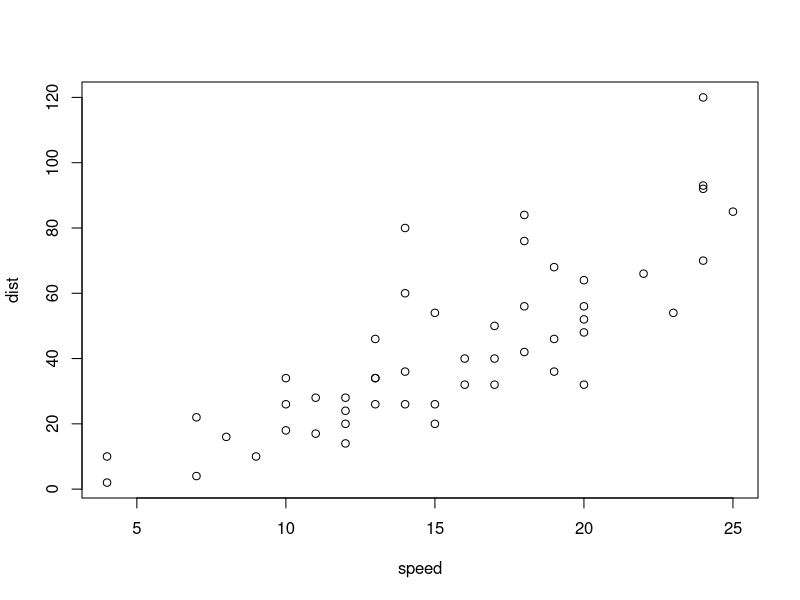
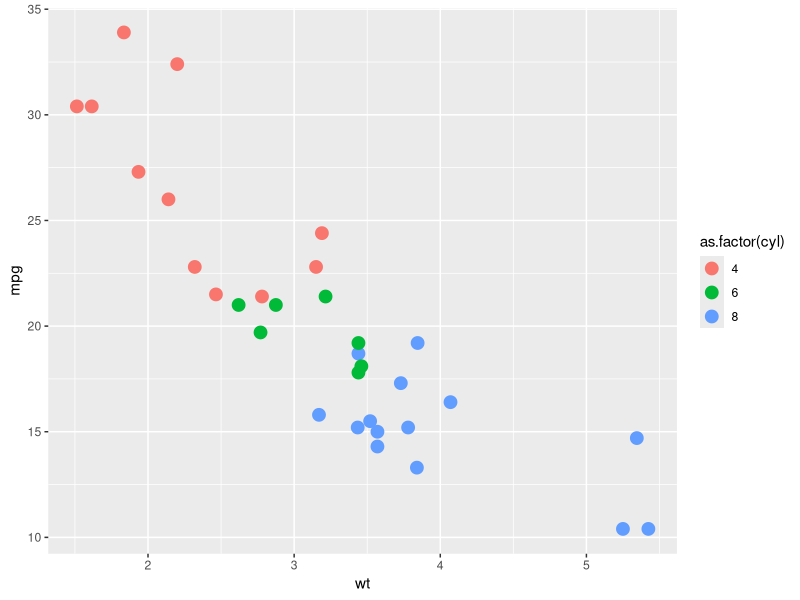

R code for these plots, in order:
## ---- chunk 1
plot(cars)
## ---- chunk 2
library(ggplot2)
ggplot(data=mtcars, aes(x=wt, y=mpg)) +
  geom_point(aes(colour = as.factor(cyl)), size=4)
## ---- chunk 3
print('This is R programming course!')
## ---- chunk 4
print(class(3.14))
print(class('R programming'))
## ---- chunk 5
print(class(TRUE))
## ---- chunk 6
18 + 4
18 - 4
18 * 4
10 / 2
2 ** 3
9 ** 0.5
log(2)
log10(2)
14 %% 4
14 %/% 4
## ---- chunk 7
5 + (4 - 3 * 2)**3 + 1
## ---- chunk 8
x <- 18
x <- 10
x <- x * 2 - 3
x
## ---- chunk 9
x <- 18
class(x)
a = 'R programming'
class(a)
## ---- chunk 10
z <- 10
y = 6
assign('x', 2)

x < y
x >= y
x != y
x == y

b = 2
x <= b


x > 1 & y < 10
x > 1 & y > 10
x > 1 | y > 10

## ---- chunk 11
x <- pi
x

e = exp(1)
e

x = letters
x

x <- LETTERS
x

x <- month.name
x

x <- month.abb
x
## ---- chunk 12
# This is line is comment!

r = 0.2    # interest rate
## ---- chunk 13
x <- 1:10
x
## ---- chunk 14
x <- 1:10 * 2
x
## ---- chunk 15
x <- seq(from=1, to=9, by=3)
x
## ---- chunk 16
x <- seq(1, 10, by=4)
x
## ---- chunk 17
x <- seq(1, 10, length=3)
x
## ---- chunk 18
x <- 1:3
x
## ---- chunk 19
y <- rep(x, time=5)
y
## ---- chunk 20
y <- rep(x, each=5)
y
## ---- chunk 21
years = 0:25
growth_rate = 0.03 # 3% annual rate
GDP <- 1000 * (1+growth_rate)^years
print(GDP)
## ---- chunk 22
years = 2000:2025
growth_rate = 0.03 # 3% annual rate
GDP <- 1000 * (1+growth_rate)^(years-2000)
print(GDP)
## ---- chunk 23
age <- 14

if (age >= 18){
  print('You are old enough to vote!')
} else {
  print('You can NOT vote yet!')
  print(paste('You can will vote after', 18 - age, "years."))
}

## ---- chunk 24
age = 16

if (age <= 4){
  price = 0
} else if (age < 16){
  price = 5
} else {
#} else if (age >= 16){
  price = 10
}

print(paste("Your cost is $", price,'.'))
## ---- chunk 25
for (i in 1:5){
  print(i**i)
  
}
## ---- chunk 26
z = 0
for (i in 1:10){
  z = z + i
  print(z)
}
## ---- chunk 27
i <- 1

while (i <= 10){
  print(i)
  i <- i + 1
}
## ---- chunk 28
for (i in 1:10){
  if (i==5){
    break
  }
  print(i)
}
## ---- chunk 29
for (i in 1:10){
  if (i==5){
    next
  }
  print(i)
}
## ---- chunk 30
x = 0
if (x > 0){
  print("Positive")
} else if (x < 0){
  print('negative')
} else {
  print("Zero")
}
## ---- chunk 31
average = function(a, b, c){
  summ = a + b + c
  ave = summ / 3
  return(ave)
}

average(34, 13, -21)
## ---- chunk 32
future_value = function(k, r, n){
  k_n = k * (1+r)^n
  return(k_n)
}
## ---- chunk 33
future_value(1000, 0.05, 10)
future_value(500, 0.10, 5)
## ---- chunk 34

## ---- chunk 35

## ---- chunk 36
x <- c(10.25, 3.5, 8.75, 25, 12)
x
## ---- chunk 37
x <- c('a', "b", "C")
x
## ---- chunk 38
x <- c(10.25, 3.5, 8.75, 25, 12, "A", 'b', "C")
x
## ---- chunk 39
class(x)
## ---- chunk 40
x <- c(10,20,30,40)
y <- c(3.5, 4.75)

z <- c(x, y)
z
## ---- chunk 41
x <- c(10.25, 3.5, 8.75, 25, 12)
x
## ---- chunk 42
length(x)
## ---- chunk 43
length(z)
## ---- chunk 44
x
## ---- chunk 45
for (i in x){
  print(i)
}
## ---- chunk 46
for (i in 1:length(x)){
  print(x[i])
}

## ---- chunk 47
x
## ---- chunk 48
x[2]
## ---- chunk 49
x[-2]
## ---- chunk 50
x[1:3]
## ---- chunk 51
x[c(1, 3, 4)]
## ---- chunk 52
x[2] = -18
## ---- chunk 53
x
## ---- chunk 54
x[-3] 
## ---- chunk 55
x[-3] = 0
x
## ---- chunk 56
x <- c(10.25, 3.5, 8.75, 25, 12)
x
## ---- chunk 57
y <- c(TRUE, FALSE, TRUE, TRUE, FALSE)
x[y]
## ---- chunk 58
x <- c(10,45,30,56,40,80)
x
## ---- chunk 59
30 %in% x
37 %in% x
## ---- chunk 60
y <- c(30, 37, 40)
y %in% x
## ---- chunk 61
x
## ---- chunk 62
x + 2
## ---- chunk 63
x = x * 2
x
## ---- chunk 64
sqrt(x)
## ---- chunk 65
x <- c(10,45,30,50)
y <- c(5,1,3,4)

x + y
## ---- chunk 66
z <- c(10,20,30)
x + z
## ---- chunk 67
x <- c(10,45,30,50)
length(x)
## ---- chunk 68
sum(x)
## ---- chunk 69
prod(x)
## ---- chunk 70
rev(x)
## ---- chunk 71
sort(x, decreasing = TRUE)
## ---- chunk 72
x <- c(10,45,30,50)
y <- c(5,1,3,4)

x %*% y
## ---- chunk 73
x
## ---- chunk 74
y <- x > 30 & x < 50
y
## ---- chunk 75
x[y]
## ---- chunk 76
x[which((x>30))]
## ---- chunk 77
x <- c('Male', "Female", "Male", 'Male', "Female")
x
## ---- chunk 78
x <- factor(c('Male', "Female", "Male", 'Male', "Female"))
x
## ---- chunk 79
table(x)
## ---- chunk 80
x <- c(4.235, -3.548, 5.324, 7.892)
x
## ---- chunk 81
abs(x)
## ---- chunk 82
ceiling(x)  # next integer
## ---- chunk 83
floor(x)  # smaller integer
## ---- chunk 84
round(x)
## ---- chunk 85
round(x, digits = 2)
## ---- chunk 86
sqrt(abs(x))
## ---- chunk 87
log10(abs(x))
## ---- chunk 88
x <- rnorm(1000)
#x
## ---- chunk 89
mean(x)
## ---- chunk 90
sd(x)
## ---- chunk 91
students <- c("Alice", "Bob", "Charlie", "David", "Eve")
scores <- c(85, 92, 78, 55, 88)

passed <- scores >= 60

scores[passed]

students[passed]

mean(scores[passed])
## ---- chunk 92
m = matrix(nrow = 2, ncol = 3)
m
## ---- chunk 93
dim(m)
## ---- chunk 94
m <- matrix(c(1,2,3,4,5,6))
m
## ---- chunk 95
m <- matrix(c(1,2,3,4,5,6), nrow = 2, ncol = 3)
m
## ---- chunk 96
m <- matrix(c(1,2,3,4,5,6), nrow = 2, ncol = 3, byrow = TRUE)
m
## ---- chunk 97
m <- matrix(seq(from = 1, to = 40, by = 2), nrow = 4, ncol = 5, byrow = TRUE)
m
## ---- chunk 98
dim(m)
## ---- chunk 99
nrow(m)
## ---- chunk 100
ncol(m)
## ---- chunk 101
length(m)
## ---- chunk 102
m <- matrix(4, 3,3)
m
## ---- chunk 103
m <- diag(1, 3,3)
m
## ---- chunk 104
diag(4)
## ---- chunk 105
diag(1:5)
## ---- chunk 106
m <- matrix(seq(from = 1, to = 40, by = 2), nrow = 4, ncol = 5, byrow = TRUE)
m
## ---- chunk 107
diag(m)
## ---- chunk 108
m <- matrix(seq(from = 1, to = 40, by = 2), nrow = 4, ncol = 5, byrow = TRUE)
m
## ---- chunk 109
rownames(m) = c('A', "b", 'F', 'S')
colnames(m) = c('B', "W", 'X', 'S', "L")
## ---- chunk 110
m
## ---- chunk 111
m <- matrix(seq(from = 1, to = 40, by = 2), nrow = 4, ncol = 5, byrow = TRUE)
m
## ---- chunk 112
m[1,] # for get single row
## ---- chunk 113
m[,3] # for get single column
## ---- chunk 114
m[2,3]
## ---- chunk 115
m[2,2:4]
## ---- chunk 116
m[1:3,2:4]
## ---- chunk 117
m[,-2]
## ---- chunk 118
m
## ---- chunk 119
m[2,3] = 0
m
## ---- chunk 120
A <- matrix(c(1,2,3,4,5,6,8,9,1) , nrow=3, ncol=3, byrow=TRUE)
A
## ---- chunk 121
B <- rbind(A, c(10,11,12))
B
## ---- chunk 122
C <- cbind(A, c(10,11,12))
C
## ---- chunk 123
A <- matrix(c(1,2,3,4,5,6,8,9,1) , nrow=3, ncol=3, byrow=TRUE)
B <- matrix(c(3,1,2,4,2,1,5,1,2), nrow=3, ncol=3, byrow=TRUE)

A
B
## ---- chunk 124
A + B
A - B
## ---- chunk 125
A * B
A / B
## ---- chunk 126
A %*% B
## ---- chunk 127
A <- matrix(c(1,2,3,4,5,6,8,9,1,4,2,3) , nrow=3, ncol=4, byrow=TRUE)

t(A)

## ---- chunk 128
A
## ---- chunk 129
rowSums(A)
colSums((A))
rowMeans((A))
colMeans(A)
## ---- chunk 130

## ---- chunk 131

## ---- chunk 132
classno <- c(101,102,103)
name <- c("Sanaz", "Saeed", "Sarah")
scores <- c(98.45, 45.65, 78.79)


